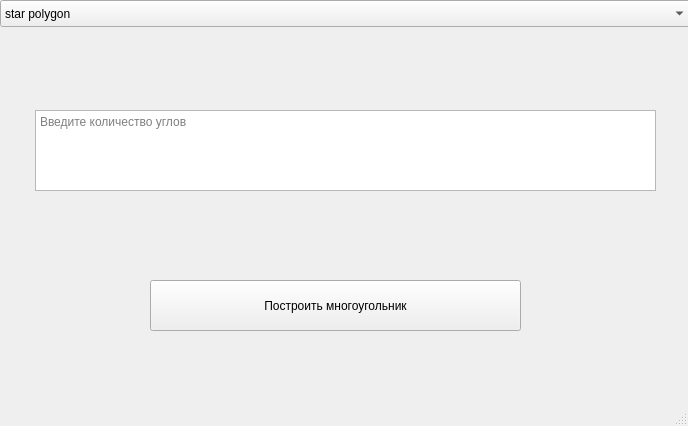
<?xml version="1.0" encoding="UTF-8"?>
<ui version="4.0">
 <class>MainWindow</class>
 <widget class="QMainWindow" name="MainWindow">
  <property name="geometry">
   <rect>
    <x>0</x>
    <y>0</y>
    <width>688</width>
    <height>426</height>
   </rect>
  </property>
  <property name="windowTitle">
   <string>MainWindow</string>
  </property>
  <widget class="QWidget" name="centralwidget">
   <widget class="QPushButton" name="generateBtn">
    <property name="geometry">
     <rect>
      <x>150</x>
      <y>280</y>
      <width>371</width>
      <height>51</height>
     </rect>
    </property>
    <property name="styleSheet">
     <string notr="true">font: 12pt &quot;Segoe UI&quot;;</string>
    </property>
    <property name="text">
     <string>Построить многоугольник</string>
    </property>
   </widget>
   <widget class="QTextEdit" name="angleCountTextInput">
    <property name="geometry">
     <rect>
      <x>35</x>
      <y>110</y>
      <width>621</width>
      <height>81</height>
     </rect>
    </property>
    <property name="markdown">
     <string/>
    </property>
    <property name="html">
     <string>&lt;!DOCTYPE HTML PUBLIC &quot;-//W3C//DTD HTML 4.0//EN&quot; &quot;http://www.w3.org/TR/REC-html40/strict.dtd&quot;&gt;
&lt;html&gt;&lt;head&gt;&lt;meta name=&quot;qrichtext&quot; content=&quot;1&quot; /&gt;&lt;meta charset=&quot;utf-8&quot; /&gt;&lt;style type=&quot;text/css&quot;&gt;
p, li { white-space: pre-wrap; }
hr { height: 1px; border-width: 0; }
li.unchecked::marker { content: &quot;\2610&quot;; }
li.checked::marker { content: &quot;\2612&quot;; }
&lt;/style&gt;&lt;/head&gt;&lt;body style=&quot; font-family:'Segoe UI'; font-size:9pt; font-weight:400; font-style:normal;&quot;&gt;
&lt;p style=&quot;-qt-paragraph-type:empty; margin-top:0px; margin-bottom:0px; margin-left:0px; margin-right:0px; -qt-block-indent:0; text-indent:0px;&quot;&gt;&lt;br /&gt;&lt;/p&gt;&lt;/body&gt;&lt;/html&gt;</string>
    </property>
    <property name="placeholderText">
     <string>Введите количество углов  </string>
    </property>
   </widget>
   <widget class="QComboBox" name="generationType">
    <property name="geometry">
     <rect>
      <x>0</x>
      <y>0</y>
      <width>691</width>
      <height>27</height>
     </rect>
    </property>
    <property name="styleSheet">
     <string notr="true">font: 12pt &quot;Segoe UI&quot;;</string>
    </property>
    <item>
     <property name="text">
      <string>star polygon</string>
     </property>
    </item>
    <item>
     <property name="text">
      <string>non-convex polygon</string>
     </property>
    </item>
    <item>
     <property name="text">
      <string>convex polygon</string>
     </property>
    </item>
   </widget>
  </widget>
  <widget class="QMenuBar" name="menubar">
   <property name="geometry">
    <rect>
     <x>0</x>
     <y>0</y>
     <width>688</width>
     <height>22</height>
    </rect>
   </property>
  </widget>
  <widget class="QStatusBar" name="statusbar"/>
 </widget>
 <resources/>
 <connections/>
</ui>
